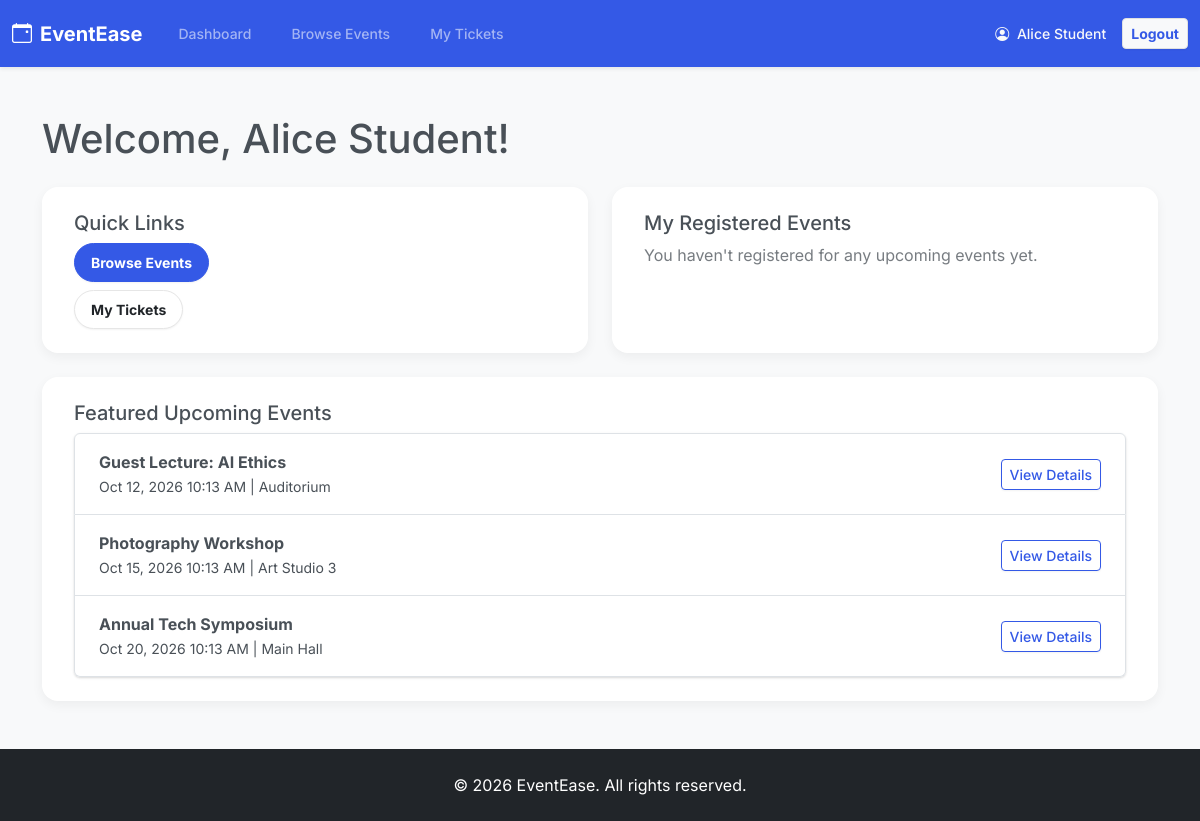
The app's page /student/dashboard.php (signed in) with its own data.
### tables this page shows
CREATE TABLE events (
    id INT AUTO_INCREMENT PRIMARY KEY,
    title VARCHAR(255) NOT NULL,
    description TEXT NOT NULL,
    category VARCHAR(100),
    venue VARCHAR(255) NOT NULL,
    starts_at DATETIME NOT NULL,
    ends_at DATETIME NOT NULL,
    capacity INT NOT NULL,
    registration_deadline DATETIME NOT NULL,
    image_url VARCHAR(255) NULL,
    created_at TIMESTAMP DEFAULT CURRENT_TIMESTAMP
);

### includes/functions.php (called while the page is built, shortened)
<?php
function h($string) {
    return htmlspecialchars($string ?? '', ENT_QUOTES, 'UTF-8');
}
function format_date($datetime) {
    return date('M d, Y h:i A', strtotime($datetime));
}

### student/dashboard.php (the view, shortened to what this page needs)
<?php
require_once '../config/database.php';
require_once '../includes/functions.php';
require_once '../includes/header.php';
require_once '../includes/navbar.php';
$stmt = $pdo->prepare("
    SELECT e.id, e.title, e.starts_at, e.venue, r.status
    FROM registrations r
    JOIN events e ON r.event_id = e.id
    WHERE r.user_id = ? AND e.starts_at >= CURDATE()
    ORDER BY e.starts_at ASC
    LIMIT 5
");
$stmt->execute([$_SESSION['user_id']]);
$upcoming_events = $stmt->fetchAll(PDO::FETCH_ASSOC);
$stmt2 = $pdo->prepare("
    SELECT e.id, e.title, e.starts_at, e.venue
    FROM events e
    WHERE e.starts_at >= CURDATE()
      AND e.id NOT IN (SELECT event_id FROM registrations WHERE user_id = ?)
    ORDER BY e.starts_at ASC
    LIMIT 3
");
$stmt2->execute([$_SESSION['user_id']]);
$available_events = $stmt2->fetchAll(PDO::FETCH_ASSOC);
?>
<div class="container mt-4 mb-5">
    <h1>Welcome, <?php echo h($_SESSION['user_name']); ?>!</h1>
    <div class="row mt-4">
        <div class="col-md-6 mb-3">
            <div class="card h-100 hover-card rounded-4 p-2">
                <div class="card-body">
                    <h5 class="card-title">Quick Links</h5>
                    <a href="events.php" class="btn btn-primary mb-2 rounded-pill fw-bold">Browse Events</a>
                    <br>
                    <a href="my-events.php" class="btn btn-secondary rounded-pill fw-bold">My Tickets</a>
                </div>
            </div>
        </div>
        <div class="col-md-6 mb-3">
            <div class="card h-100 hover-card rounded-4 p-2">
                <div class="card-body">
                    <h5 class="card-title">My Registered Events</h5>
                    <?php if (empty($upcoming_events)): ?>
                        <p class="text-muted">You haven't registered for any upcoming events yet.</p>
                    <?php endif; ?>
                </div>
            </div>
        </div>
    </div>
    <div class="row mt-2">
        <div class="col-12">
            <div class="card hover-card rounded-4 p-2">
                <div class="card-body">
                    <h5 class="card-title">Featured Upcoming Events</h5>
                    <?php if (empty($available_events)): ?>
                        <p class="text-muted">No new upcoming events at the moment.</p>
                    <?php else: ?>
                        <ul class="list-group">
                            <?php foreach ($available_events as $event): ?>
                                <li class="list-group-item d-flex justify-content-between align-items-center">
                                    <div>
                                        <strong><?php echo h($event['title']); ?></strong><br>
                                        <small><?php echo format_date($event['starts_at']); ?> | <?php echo h($event['venue']); ?></small>
                                    </div>
                                    <a href="event-details.php?id=<?php echo $event['id']; ?>" class="btn btn-sm btn-outline-primary">View Details</a>
                                </li>
                            <?php endforeach; ?>
                        </ul>
                    <?php endif; ?>
                </div>
            </div>
        </div>
    </div>
</div>
<?php require_once '../includes/footer.php'; ?>

### includes/header.php (style rules this page uses)
body { font-family: 'Inter', sans-serif; background-color: #f8f9fa; display: flex; flex-direction: column; min-height: 100vh; overflow-x: hidden; }
.container { animation: fadeInUp 0.7s cubic-bezier(0.16, 1, 0.3, 1) both; }
.card { border: none; box-shadow: 0 0.25rem 0.75rem rgba(0, 0, 0, 0.05); transition: all 0.3s cubic-bezier(0.16, 1, 0.3, 1); animation: popIn 0.8s cubic-bezier(0.16, 1, 0.3, 1) both; }
.btn { transition: all 0.25s cubic-bezier(0.16, 1, 0.3, 1); }
.row > div:nth-child(1) .card { animation-delay: 0.1s; }
.row > div:nth-child(2) .card { animation-delay: 0.2s; }

### records on screen
events: title "Guest Lecture: AI Ethics", starts_at "Oct 12, 2026 10:13 AM", venue "Auditorium"
events: title "Photography Workshop", starts_at "Oct 15, 2026 10:13 AM", venue "Art Studio 3"
events: title "Annual Tech Symposium", starts_at "Oct 20, 2026 10:13 AM", venue "Main Hall"

### other values on screen
$_SESSION['user_name'] "Alice Student"
